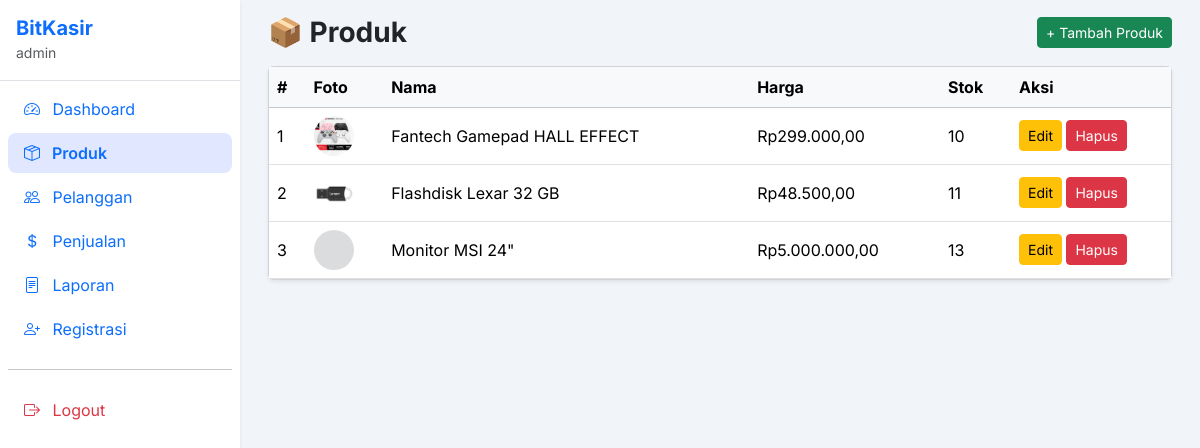
Page /dashboard.php?modul=produk&aksi=tampil (signed in) on the earlier database version.
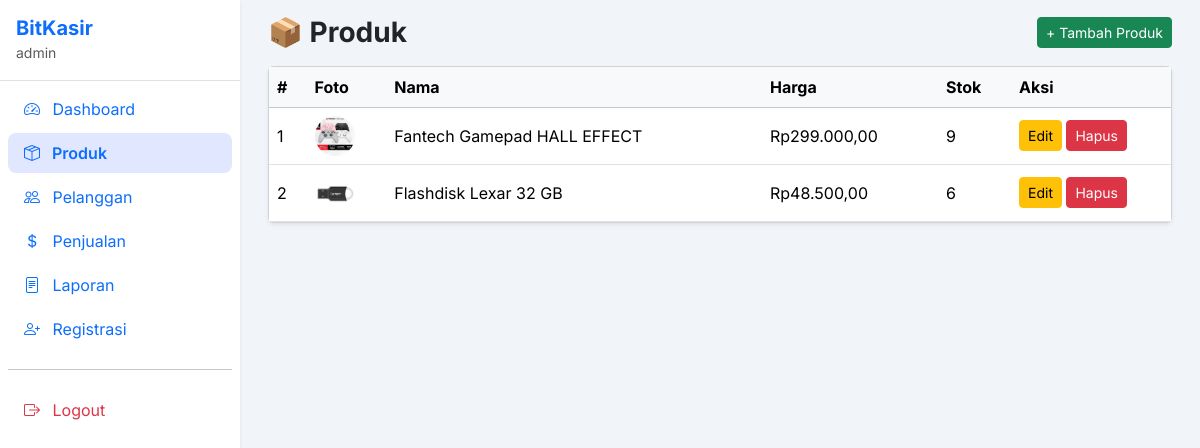
Same page on the later database version.
### tables this page shows
CREATE TABLE `produk` (
  `ProdukID` int(11) NOT NULL,
  `NamaProduk` varchar(255) NOT NULL,
  `Harga` decimal(12,2) NOT NULL DEFAULT 0.00,
  `Stok` int(11) NOT NULL DEFAULT 0,
  `Foto` varchar(225) NOT NULL
);

### modules/produk/tampil.php (the view)
<?php
$res = mysqli_query($koneksi, "SELECT * FROM produk ORDER BY ProdukID DESC");
echo '
<div class="d-flex justify-content-between align-items-center mb-3">
  <h3 class="fw-bold mb-0">📦 Produk</h3>
  <a href="dashboard.php?modul=produk&aksi=tambah"
     class="btn btn-success btn-sm">+ Tambah Produk</a>
</div>
<div class="card shadow-sm">
  <div class="card-body p-0">
    <table class="table table-hover align-middle mb-0">
      <thead class="table-light">
        <tr>
          <th>#</th>
          <th>Foto</th>
          <th>Nama</th>
          <th>Harga</th>
          <th>Stok</th>
          <th width="160">Aksi</th>
        </tr>
      </thead>
      <tbody>
';
if (mysqli_num_rows($res) === 0) {
  echo '
    <tr>
      <td colspan="6" class="text-center text-muted py-4">
        Belum ada produk
      </td>
    </tr>
  ';
} else {
  $no = 1;
  while ($p = mysqli_fetch_assoc($res)) {
    $fotoPath = __DIR__ . '/../../uploads/produk/' . $p['Foto'];
    $fotoHtml = file_exists($fotoPath) && $p['Foto']
      ? '<img src="/kasir-app/uploads/produk/'.$p['Foto'].'" class="rounded-circle" width="40" height="40">'
      : '<div class="rounded-circle bg-secondary opacity-25" style="width:40px;height:40px"></div>';
    echo '
    <tr>
      <td>'.$no++.'</td>
      <td>'.$fotoHtml.'</td>
      <td>'.htmlspecialchars($p['NamaProduk']).'</td>
      <td>Rp'.number_format($p['Harga'],2,',','.').'</td>
      <td>'.$p['Stok'].'</td>
      <td>
        <a href="dashboard.php?modul=produk&aksi=edit&id='.$p['ProdukID'].'"
           class="btn btn-sm btn-warning">Edit</a>
        <a href="dashboard.php?modul=produk&aksi=hapus&id='.$p['ProdukID'].'"
           onclick="return confirm(\'Hapus produk ini?\')"
           class="btn btn-sm btn-danger">Hapus</a>
      </td>
    </tr>
    ';
  }
}
echo '
      </tbody>
    </table>
  </div>
</div>
';

Differences in the rows shown:
removed produk: NamaProduk "Monitor MSI 24\"", Harga "5.000.000,00", Stok "13"
changed produk "Fantech Gamepad HALL EFFECT": Stok "10" → "9"
changed produk "Flashdisk Lexar 32 GB": Stok "11" → "6"
